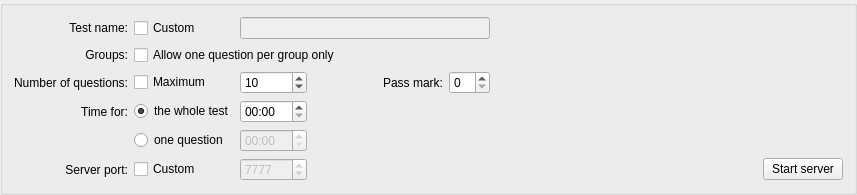
         <widget class="QGroupBox" name="TSCommonSettingsGroupBox" >
          <property name="sizePolicy" >
           <sizepolicy vsizetype="Fixed" hsizetype="Preferred" >
            <horstretch>0</horstretch>
            <verstretch>0</verstretch>
           </sizepolicy>
          </property>
          <layout class="QGridLayout" >
           <item row="0" column="0" >
            <widget class="QLabel" name="label_test_name" >
             <property name="text" >
              <string>Test name:</string>
             </property>
             <property name="alignment" >
              <set>Qt::AlignRight|Qt::AlignTrailing|Qt::AlignVCenter</set>
             </property>
            </widget>
           </item>
           <item row="0" column="1" >
            <widget class="QCheckBox" name="TSCustomTestNameCheckBox" >
             <property name="statusTip" >
              <string>Enable setting a custom test name (if unchecked, database name will be used)</string>
             </property>
             <property name="text" >
              <string>Custom</string>
             </property>
            </widget>
           </item>
           <item row="0" column="2" colspan="3" >
            <widget class="QLineEdit" name="TSTestNameLineEdit" >
             <property name="enabled" >
              <bool>false</bool>
             </property>
             <property name="statusTip" >
              <string>Set a custom test name</string>
             </property>
            </widget>
           </item>
           <item row="0" column="5" >
            <spacer>
             <property name="orientation" >
              <enum>Qt::Horizontal</enum>
             </property>
             <property name="sizeHint" stdset="0" >
              <size>
               <width>261</width>
               <height>20</height>
              </size>
             </property>
            </spacer>
           </item>
           <item row="1" column="0" >
            <widget class="QLabel" name="label_allow_groups" >
             <property name="text" >
              <string>Groups:</string>
             </property>
             <property name="alignment" >
              <set>Qt::AlignRight|Qt::AlignTrailing|Qt::AlignVCenter</set>
             </property>
            </widget>
           </item>
           <item row="1" column="1" colspan="5" >
            <widget class="QCheckBox" name="TSGroupsCheckBox" >
             <property name="statusTip" >
              <string>Allow one question per group to appear in one test only, i.e. choose one of the group randomly</string>
             </property>
             <property name="text" >
              <string>Allow one question per group only</string>
             </property>
            </widget>
           </item>
           <item row="2" column="0" >
            <widget class="QLabel" name="label_qnum" >
             <property name="text" >
              <string>Number of questions:</string>
             </property>
             <property name="alignment" >
              <set>Qt::AlignRight|Qt::AlignTrailing|Qt::AlignVCenter</set>
             </property>
            </widget>
           </item>
           <item row="2" column="1" >
            <widget class="QCheckBox" name="TSMaxQnumCheckBox" >
             <property name="statusTip" >
              <string>Use the maximum number of questions possible</string>
             </property>
             <property name="text" >
              <string>Maximum</string>
             </property>
            </widget>
           </item>
           <item row="2" column="2" >
            <widget class="MTSpinBox" name="TSQnumSpinBox" >
             <property name="minimumSize" >
              <size>
               <width>54</width>
               <height>0</height>
              </size>
             </property>
             <property name="statusTip" >
              <string>Specify the number of questions</string>
             </property>
             <property name="minimum" >
              <number>1</number>
             </property>
             <property name="value" >
              <number>10</number>
             </property>
            </widget>
           </item>
           <item row="2" column="3" >
            <widget class="QLabel" name="label_passmark" >
             <property name="minimumSize" >
              <size>
               <width>130</width>
               <height>0</height>
              </size>
             </property>
             <property name="text" >
              <string>Pass mark:</string>
             </property>
             <property name="alignment" >
              <set>Qt::AlignRight|Qt::AlignTrailing|Qt::AlignVCenter</set>
             </property>
            </widget>
           </item>
           <item row="3" column="0" >
            <widget class="QLabel" name="label_testtime" >
             <property name="text" >
              <string>Time for:</string>
             </property>
             <property name="alignment" >
              <set>Qt::AlignRight|Qt::AlignTrailing|Qt::AlignVCenter</set>
             </property>
            </widget>
           </item>
           <item row="3" column="1" >
            <widget class="QRadioButton" name="rbtnTestTime" >
             <property name="text" >
              <string>the whole test</string>
             </property>
             <property name="checked" >
              <bool>true</bool>
             </property>
            </widget>
           </item>
           <item row="3" column="2" >
            <widget class="QTimeEdit" name="TSTestTimeEdit" >
             <property name="statusTip" >
              <string>Time for the whole test</string>
             </property>
             <property name="displayFormat" >
              <string>HH:mm</string>
             </property>
            </widget>
           </item>
           <item row="4" column="1" >
            <widget class="QRadioButton" name="rbtnQuestionTime" >
             <property name="text" >
              <string>one question</string>
             </property>
            </widget>
           </item>
           <item row="4" column="2" >
            <widget class="QTimeEdit" name="TSQuestionTimeEdit" >
             <property name="enabled" >
              <bool>false</bool>
             </property>
             <property name="statusTip" >
              <string>Time for one question (multiplied by the number of questions)</string>
             </property>
             <property name="displayFormat" >
              <string>HH:mm</string>
             </property>
            </widget>
           </item>
           <item row="5" column="0" >
            <widget class="QLabel" name="label_server_port" >
             <property name="text" >
              <string>Server port:</string>
             </property>
             <property name="alignment" >
              <set>Qt::AlignRight|Qt::AlignTrailing|Qt::AlignVCenter</set>
             </property>
            </widget>
           </item>
           <item row="5" column="1" >
            <widget class="QCheckBox" name="TSCustomServerPortCheckBox" >
             <property name="statusTip" >
              <string>Use a custom server port (if unchecked, a random port will be chosen)</string>
             </property>
             <property name="text" >
              <string>Custom</string>
             </property>
            </widget>
           </item>
           <item row="5" column="2" >
            <widget class="QSpinBox" name="TSCustomServerPortSpinBox" >
             <property name="enabled" >
              <bool>false</bool>
             </property>
             <property name="statusTip" >
              <string>Specify a custom server port</string>
             </property>
             <property name="maximum" >
              <number>9999999</number>
             </property>
             <property name="value" >
              <number>7777</number>
             </property>
            </widget>
           </item>
           <item row="5" column="6" >
            <widget class="QPushButton" name="btnStartServer" >
             <property name="statusTip" >
              <string>Proceed to testing mode using this computer as a server</string>
             </property>
             <property name="text" >
              <string>Start server</string>
             </property>
             <property name="icon" >
              <iconset resource="resources.qrc" >
               <normaloff>:/images/images/player_play.png</normaloff>:/images/images/player_play.png</iconset>
             </property>
             <property name="iconSize" >
              <size>
               <width>16</width>
               <height>16</height>
              </size>
             </property>
            </widget>
           </item>
           <item row="2" column="4" >
            <widget class="MTSpinBox" name="TSPassMarkSpinBox" >
             <property name="statusTip" >
              <string>Specify the minimum number of correct answers (with score above 0) to pass the test</string>
             </property>
             <property name="maximum" >
              <number>10</number>
             </property>
            </widget>
           </item>
          </layout>
         </widget>
